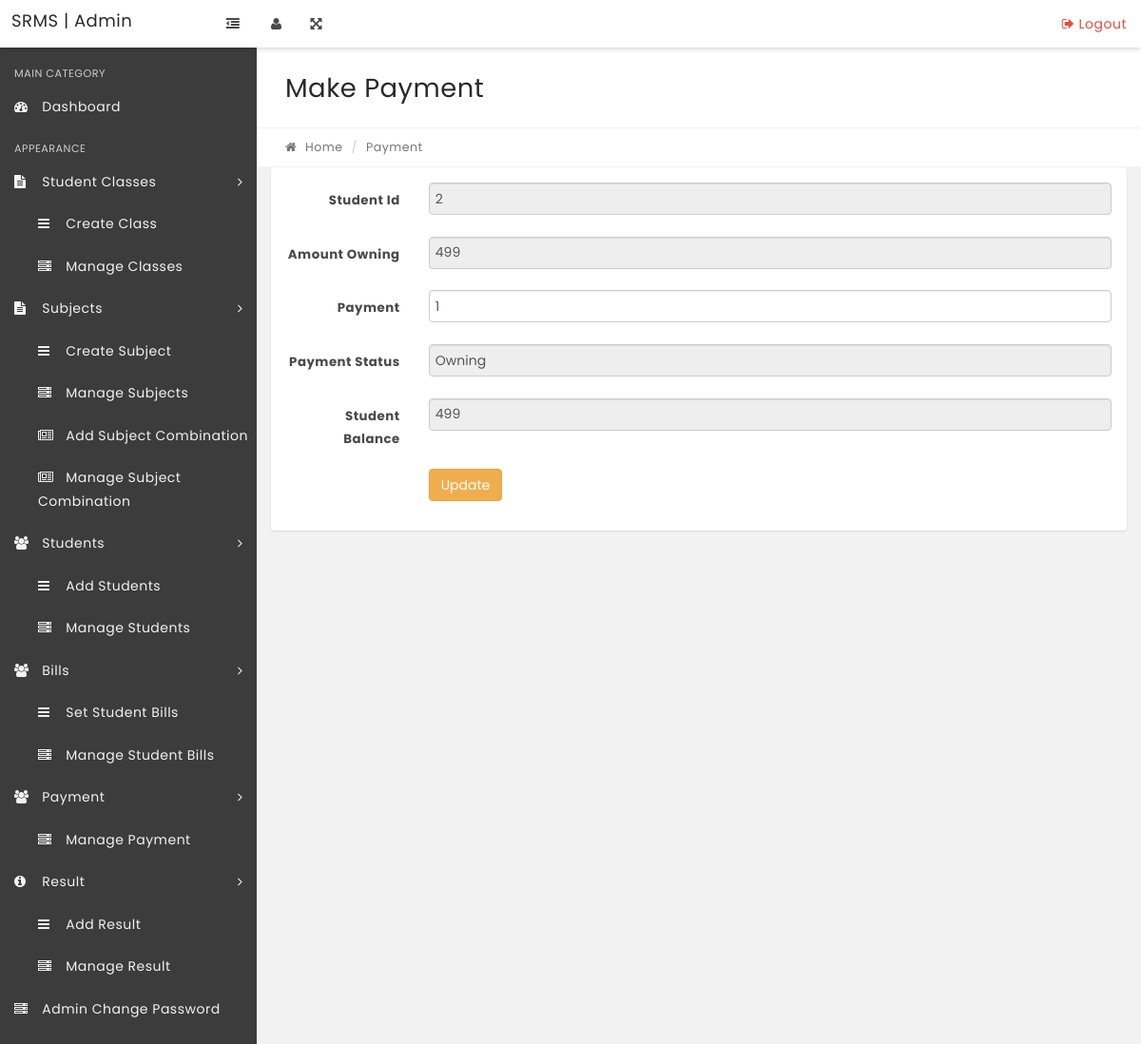
Page /make-payment.php?id=2 on the committed database.
### tables this page shows
CREATE TABLE `tblaccounts` (
  `id` int(11) NOT NULL,
  `studentNumber` varchar(250) NOT NULL,
  `billamount` varchar(250) NOT NULL,
  `paymentAmount` varchar(250) DEFAULT NULL,
  `term` varchar(250) DEFAULT NULL,
  `academicYear` varchar(250) DEFAULT NULL,
  `paymentStatus` varchar(250) DEFAULT NULL,
  `studentBalance` varchar(250) DEFAULT NULL
);

### make-payment.php (the view, shortened to what this page needs)
<?php
include('includes/config.php');
if (strlen($_SESSION['alogin']) == "") {
    header("Location: index.php");
    exit;
} else {
    $id = intval($_GET['id']);
}
?>
<!DOCTYPE html>
<html lang="en">
<head>
    <link rel="stylesheet" href="css/bootstrap.min.css" media="screen">
    <link rel="stylesheet" href="css/font-awesome.min.css" media="screen">
    <link rel="stylesheet" href="css/animate-css/animate.min.css" media="screen">
    <link rel="stylesheet" href="css/lobipanel/lobipanel.min.css" media="screen">
    <link rel="stylesheet" href="css/prism/prism.css" media="screen">
    <link rel="stylesheet" href="css/select2/select2.min.css">
    <link rel="stylesheet" href="css/main.css" media="screen">
</head>
<body class="top-navbar-fixed">
    <div class="main-wrapper">
        <?php include('includes/topbar.php'); ?>
        <div class="content-wrapper">
            <div class="content-container">
                <?php include('includes/leftbar.php'); ?>
                <div class="main-page">
                    <div class="container-fluid">
                        <div class="row page-title-div">
                            <div class="col-md-6">
                                <h2 class="title">Make Payment</h2>
                            </div>
                        </div>
                        <div class="row breadcrumb-div">
                            <div class="col-md-6">
                                <ul class="breadcrumb">
                                    <li><a href="dashboard.php"><i class="fa fa-home"></i> Home</a></li>
                                    <li class="active">Payment</li>
                                </ul>
                            </div>
                        </div>
                    </div>
                    <div class="container-fluid">
                        <div class="row">
                            <div class="col-md-12">
                                <div class="panel">
                                    <div class="panel-body">
                                        <form class="form-horizontal" method="post">
                                            <?php
                                            $sql = "SELECT * From tblaccounts where id=:id";
                                            $query = $dbh->prepare($sql);
                                            $query->bindParam(':id', $id, PDO::PARAM_STR);
                                            $query->execute();
                                            $results = $query->fetchAll(PDO::FETCH_OBJ);
                                            if ($query->rowCount() > 0) {
                                                foreach ($results as $result) {  ?>
                                            <div class="form-group">
                                                <label for="default" class="col-sm-2 control-label">Student Id</label>
                                                <div class="col-sm-10">
                                                    <input type="number" name="studentNumber" class="form-control"
                                                        id="studentNumber"
                                                        value="<?php echo htmlentities($result->studentNumber) ?>"
                                                        required="required" autocomplete="off" readonly>
                                                </div>
                                            </div>
                                            <div class="form-group">
                                                <label for="default" class="col-sm-2 control-label">Amount
                                                    Owning</label>
                                                <div class="col-sm-10">
                                                    <input type="text" name="billAmount" class="form-control"
                                                        id="billAmount"
                                                        value="<?php echo htmlentities($result->studentBalance) ?>"
                                                        required="required" autocomplete="off" readonly>
                                                </div>
                                            </div>
                                            <div class="form-group">
                                                <label for="default" class="col-sm-2 control-label">Payment</label>
                                                <div class="col-sm-10">
                                                    <input type="number" name="paymentAmount" class="form-control"
                                                        id="paymentAmount"
                                                        value="<?php echo htmlentities($result->paymentAmount) ?>"
                                                        required="required" autocomplete="off">
                                                </div>
                                            </div>
                                            <div class="form-group">
                                                <label for="default" class="col-sm-2 control-label">Payment
                                                    Status</label>
                                                <div class="col-sm-10">
                                                    <input type="text" name="paymentStatus" class="form-control"
                                                        id="paymentStatus"
                                                        value="<?php echo htmlentities($result->paymentStatus) ?>"
                                                        readonly>
                                                </div>
                                            </div>
                                            <div class="form-group">
                                                <label for="text" class="col-sm-2 control-label">Student Balance</label>
                                                <div class="col-sm-10">
                                                    <input type="text" name="studentBalance" id="studentBalance"
                                                        class="form-control"
                                                        value="<?php echo htmlentities($result->studentBalance) ?>"
                                                        id="studentClass" readonly>
                                                </div>
                                            </div>
                                            <?php }
                                            } ?>
                                            <div class="form-group">
                                                <div class="col-sm-offset-2 col-sm-10">
                                                    <button type="submit" name="submit"
                                                        class="btn btn-warning">Update</button>
                                                </div>
                                            </div>
                                        </form>
                                    </div>
                                </div>
                            </div>
                        </div>
                    </div>
                </div>
            </div>
        </div>
</body>
</html>

### rows in the picture
tblaccounts: studentNumber "2", billAmount "499", paymentAmount "1", paymentStatus "Owning", studentBalance "499"
